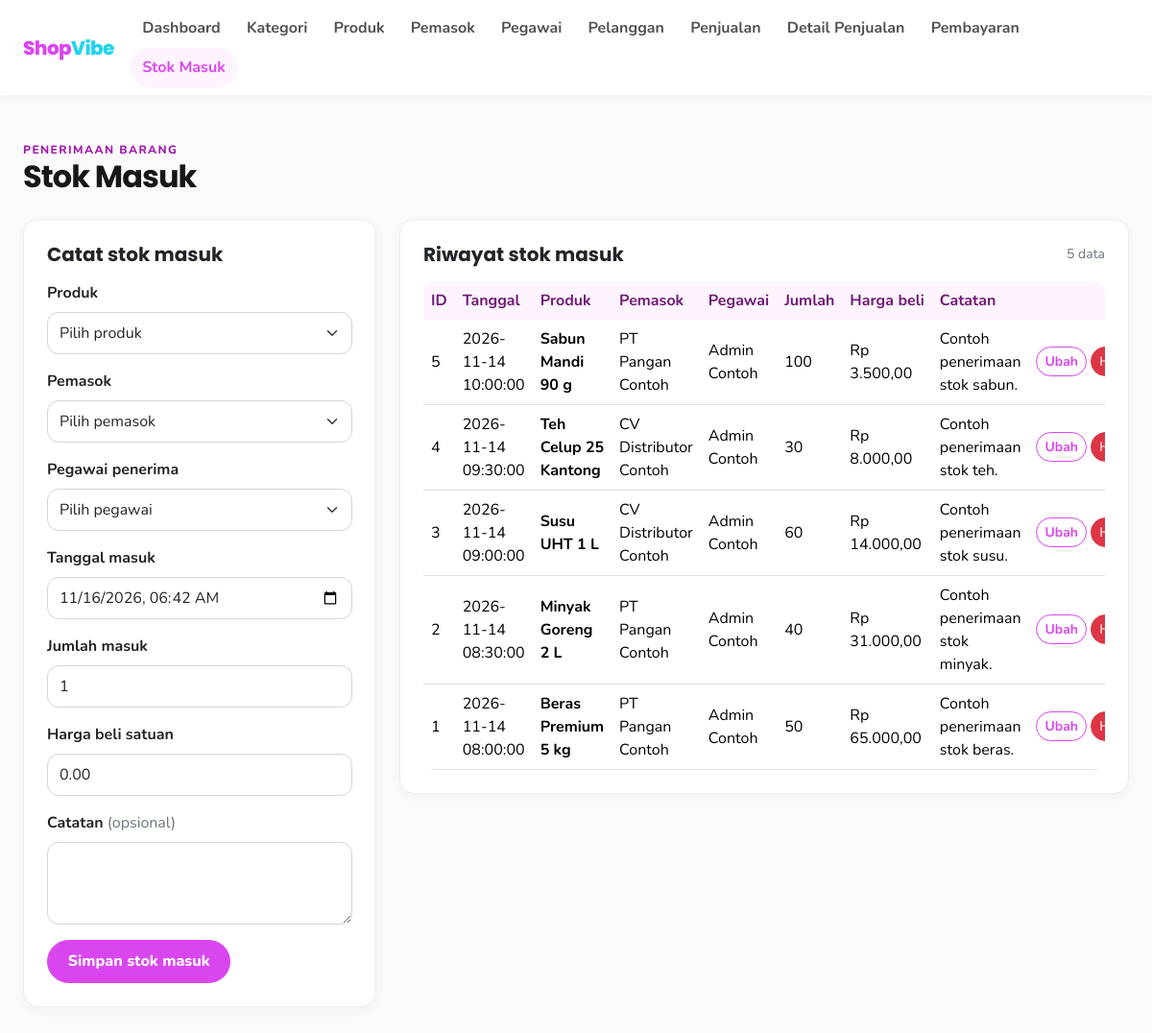
Page /stok_masuk.php on the committed database.
### tables this page shows
CREATE TABLE `stok_masuk` (
  `id_stok_masuk` int UNSIGNED NOT NULL,
  `id_produk` int UNSIGNED NOT NULL,
  `id_pemasok` int UNSIGNED NOT NULL,
  `id_pegawai` int UNSIGNED NOT NULL,
  `tanggal_masuk` datetime NOT NULL,
  `jumlah_masuk` int NOT NULL,
  `harga_beli_satuan` decimal(12,2) NOT NULL DEFAULT '0.00',
  `catatan` text
);

CREATE TABLE `produk` (
  `id_produk` int UNSIGNED NOT NULL,
  `id_kategori` int UNSIGNED NOT NULL,
  `id_pemasok` int UNSIGNED NOT NULL,
  `kode_produk` varchar(30) NOT NULL,
  `barcode` varchar(50) DEFAULT NULL,
  `nama_produk` varchar(150) NOT NULL,
  `merek` varchar(100) DEFAULT NULL,
  `satuan` varchar(30) NOT NULL,
  `harga_beli` decimal(12,2) NOT NULL DEFAULT '0.00',
  `harga_jual` decimal(12,2) NOT NULL DEFAULT '0.00',
  `stok` int NOT NULL DEFAULT '0',
  `stok_minimum` int NOT NULL DEFAULT '0',
  `tanggal_kedaluwarsa` date DEFAULT NULL
);

CREATE TABLE `pemasok` (
  `id_pemasok` int UNSIGNED NOT NULL,
  `nama_pemasok` varchar(120) NOT NULL,
  `nama_kontak` varchar(100) DEFAULT NULL,
  `no_telepon` varchar(20) DEFAULT NULL,
  `email` varchar(100) DEFAULT NULL,
  `alamat` text
);

CREATE TABLE `pegawai` (
  `id_pegawai` int UNSIGNED NOT NULL,
  `nama_pegawai` varchar(100) NOT NULL,
  `jenis_kelamin` enum('L','P') NOT NULL,
  `jabatan` varchar(50) NOT NULL,
  `no_telepon` varchar(20) DEFAULT NULL,
  `email` varchar(100) DEFAULT NULL,
  `username` varchar(50) NOT NULL,
  `password_hash` varchar(255) NOT NULL,
  `status_pegawai` enum('Aktif','Tidak Aktif') NOT NULL DEFAULT 'Aktif'
);

### stok_masuk.php (the view, shortened to what this page needs)
<?php
include 'config.php';
$edit = null;
$rows = $conn->query('SELECT s.*, p.nama_produk, v.nama_pemasok, e.nama_pegawai FROM stok_masuk s JOIN produk p ON p.id_produk=s.id_produk JOIN pemasok v ON v.id_pemasok=s.id_pemasok JOIN pegawai e ON e.id_pegawai=s.id_pegawai ORDER BY s.id_stok_masuk DESC');
?>
<div class="mb-4"><div class="eyebrow">Penerimaan barang</div><h1 class="page-title h2 mb-0">Stok Masuk</h1></div>
<div class="row g-4">
    <div class="col-xl-4">
        <div class="card p-4">
            <h2 class="h5 fw-bold mb-3"><?= $edit ? 'Ubah penerimaan' : 'Catat stok masuk' ?></h2>
            <form method="post">
                <div class="mb-3"><label class="form-label fw-bold">Produk</label><select class="form-select" name="id_produk" required><option value="">Pilih produk</option></select></div>
                <div class="mb-3"><label class="form-label fw-bold">Pemasok</label><select class="form-select" name="id_pemasok" required><option value="">Pilih pemasok</option></select></div>
                <div class="mb-3"><label class="form-label fw-bold">Pegawai penerima</label><select class="form-select" name="id_pegawai" required><option value="">Pilih pegawai</option></select></div>
                <div class="mb-3"><label class="form-label fw-bold">Tanggal masuk</label><input class="form-control" type="datetime-local" name="tanggal_masuk" required value="<?= e(isset($edit['tanggal_masuk']) ? str_replace(' ', 'T', substr($edit['tanggal_masuk'], 0, 16)) : date('Y-m-d\TH:i')) ?>"></div>
                <div class="mb-3"><label class="form-label fw-bold">Jumlah masuk</label><input class="form-control" type="number" name="jumlah_masuk" min="1" required value="<?= e($edit['jumlah_masuk'] ?? '1') ?>"></div>
                <div class="mb-3"><label class="form-label fw-bold">Harga beli satuan</label><input class="form-control" type="number" name="harga_beli_satuan" min="0" step="0.01" required value="<?= e($edit['harga_beli_satuan'] ?? '0.00') ?>"></div>
                <div class="mb-3"><label class="form-label fw-bold">Catatan <span class="text-secondary fw-normal">(opsional)</span></label><textarea class="form-control" name="catatan" rows="3"><?= e($edit['catatan'] ?? '') ?></textarea></div>
                <button class="btn btn-primary" type="submit">Simpan stok masuk</button>
            </form>
        </div>
    </div>
    <div class="col-xl-8">
        <div class="card p-3 p-lg-4">
            <div class="d-flex justify-content-between align-items-center mb-3"><h2 class="h5 fw-bold mb-0">Riwayat stok masuk</h2><span class="text-secondary small"><?= $rows->num_rows ?> data</span></div>
            <div class="table-responsive"><table class="table table-hover align-middle mb-0">
                <thead><tr><th>ID</th><th>Tanggal</th><th>Produk</th><th>Pemasok</th><th>Pegawai</th><th>Jumlah</th><th>Harga beli</th><th>Catatan</th><th class="text-end">Aksi</th></tr></thead>
                <tbody>
                <?php while ($row = $rows->fetch_assoc()): ?>
                    <tr><td><?= e($row['id_stok_masuk']) ?></td><td><?= e($row['tanggal_masuk']) ?></td><td class="fw-bold"><?= e($row['nama_produk']) ?></td><td><?= e($row['nama_pemasok']) ?></td><td><?= e($row['nama_pegawai']) ?></td><td><?= e($row['jumlah_masuk']) ?></td><td>Rp <?= number_format((float) $row['harga_beli_satuan'], 2, ',', '.') ?></td><td><?= nl2br(e($row['catatan'])) ?></td>
                    <td class="text-end text-nowrap"><a class="btn btn-sm btn-outline-primary" href="?edit=<?= e($row['id_stok_masuk']) ?>">Ubah</a>
                        <form class="d-inline" method="post" onsubmit="return confirm('Hapus catatan stok masuk ini?')"><button class="btn btn-sm btn-danger" type="submit"></button></form>
                    </td></tr>
                <?php endwhile; ?>
                </tbody>
            </table></div>
        </div>
    </div>
</div>

### config.php (style rules this page uses)
:root { --shop-primary:#D946EF; --shop-cyan:#22D3EE; --shop-yellow:#FACC15; --shop-bg:#FAFAFA; --shop-ink:#171717; }
body { background:var(--shop-bg); color:var(--shop-ink); font-family:'Nunito',sans-serif; }
h1,h2,h3,.navbar-brand { font-family:'Poppins',sans-serif; }
.page-title { font-weight:700; letter-spacing:-.03em; }
.card { border:1px solid #eee; border-radius:16px; box-shadow:0 4px 12px #00000008; }
.btn-primary { --bs-btn-bg:var(--shop-primary); --bs-btn-border-color:var(--shop-primary); --bs-btn-hover-bg:#C026D3; --bs-btn-hover-border-color:#C026D3; --bs-btn-active-bg:#A21CAF; border-radius:999px; font-weight:800; padding:.6rem 1.3rem; }
.btn-outline-primary { --bs-btn-color:var(--shop-primary); --bs-btn-border-color:var(--shop-primary); --bs-btn-hover-bg:#FDF4FF; --bs-btn-hover-color:var(--shop-primary); --bs-btn-hover-border-color:var(--shop-primary); border-radius:999px; font-weight:700; }
.btn-danger { border-radius:999px; }
.form-control,.form-select { min-height:44px; border:1.5px solid #D4D4D4; border-radius:12px; }
.table thead th { background:#FDF4FF; color:#701A75; border-bottom:0; white-space:nowrap; }
.table td { vertical-align:middle; }
.table-responsive { border-radius:12px; }
.eyebrow { color:#A21CAF; font-size:.75rem; font-weight:800; letter-spacing:.12em; text-transform:uppercase; }

### rows in the picture
stok_masuk: id_stok_masuk "5", tanggal_masuk "2026-11-14 10:00:00", id_produk.nama_produk "Sabun Mandi 90 g", id_pemasok.nama_pemasok "PT Pangan Contoh", id_pegawai.nama_pegawai "Admin Contoh", jumlah_masuk "100", harga_beli_satuan "3.500,00", catatan "Contoh penerimaan stok sabun."
stok_masuk: id_stok_masuk "4", tanggal_masuk "2026-11-14 09:30:00", id_produk.nama_produk "Teh Celup 25 Kantong", id_pemasok.nama_pemasok "CV Distributor Contoh", id_pegawai.nama_pegawai "Admin Contoh", jumlah_masuk "30", harga_beli_satuan "8.000,00", catatan "Contoh penerimaan stok teh."
stok_masuk: id_stok_masuk "3", tanggal_masuk "2026-11-14 09:00:00", id_produk.nama_produk "Susu UHT 1 L", id_pemasok.nama_pemasok "CV Distributor Contoh", id_pegawai.nama_pegawai "Admin Contoh", jumlah_masuk "60", harga_beli_satuan "14.000,00", catatan "Contoh penerimaan stok susu."
stok_masuk: id_stok_masuk "2", tanggal_masuk "2026-11-14 08:30:00", id_produk.nama_produk "Minyak Goreng 2 L", id_pemasok.nama_pemasok "PT Pangan Contoh", id_pegawai.nama_pegawai "Admin Contoh", jumlah_masuk "40", harga_beli_satuan "31.000,00", catatan "Contoh penerimaan stok minyak."
stok_masuk: id_stok_masuk "1", tanggal_masuk "2026-11-14 08:00:00", id_produk.nama_produk "Beras Premium 5 kg", id_pemasok.nama_pemasok "PT Pangan Contoh", id_pegawai.nama_pegawai "Admin Contoh", jumlah_masuk "50", harga_beli_satuan "65.000,00", catatan "Contoh penerimaan stok beras."

### other values in the picture
$label "Dashboard"
$label "Kategori"
$label "Produk"
$label "Pemasok"
$label "Pegawai"
$label "Pelanggan"
$label "Penjualan"
$label "Detail Penjualan"
$label "Pembayaran"
$label "Stok Masuk"
$rows->num_rows "5"
